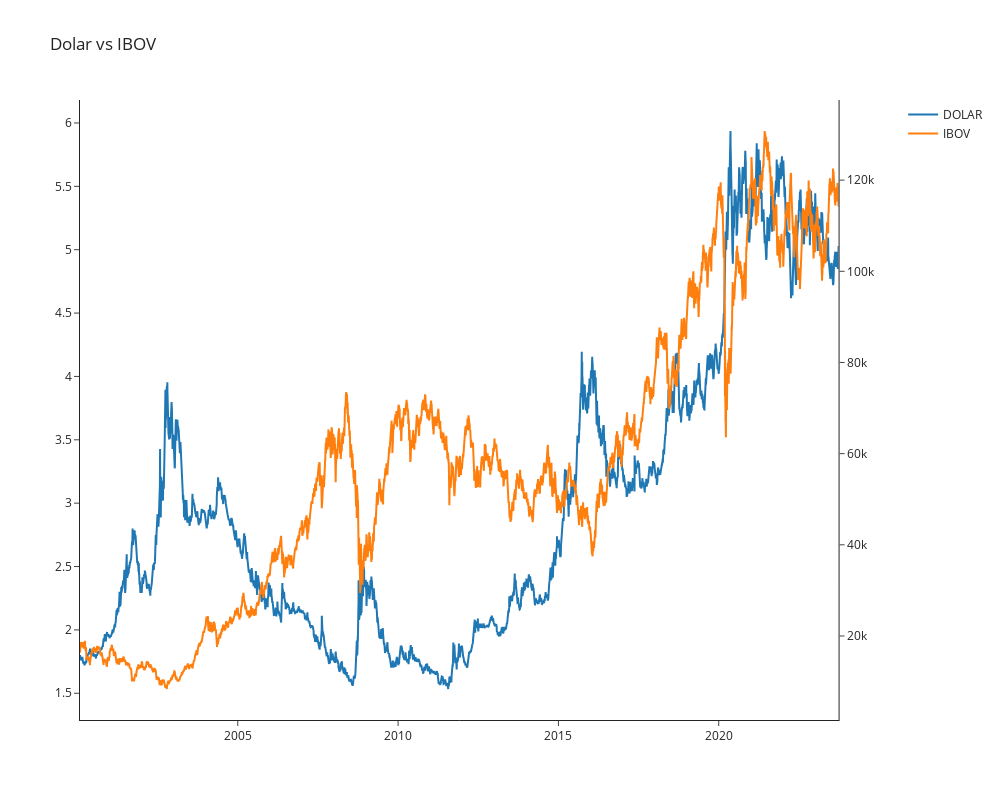

Notebook code cell kept with this figure:
### Markdown cell above
##### Plotagem do gráfico com Dolar e IBOV

### Code cell
fig = make_subplots(rows=1, cols=1, specs=[[{'secondary_y': True}]])

fig.add_trace(go.Scatter(name='DOLAR', x=comparativo.index, 
                         y=comparativo['DOLAR']), row=1, col=1)
fig.add_trace(go.Scatter(name='IBOV', x=comparativo.index, 
                         y=comparativo['IBOV']), row=1, col=1, 
              secondary_y=True)

fig.update_layout(title_text= 'Dolar vs IBOV', 
                  template='simple_white', width=1000, height=800)
fig.show()

### Figure 1 — Plotly figure (JSON) as saved in the notebook; plotly's stock layout.template omitted (floating-point values rounded to 4 significant figures; data arrays with more than 128 entries replaced by an {"elided": "..."} marker saying what was removed)
{"data": [{"name": "DOLAR", "type": "scatter", "x": {"elided": "5859 str values"}, "xaxis": "x", "y": {"elided": "5859 float values"}, "yaxis": "y"}, {"name": "IBOV", "type": "scatter", "x": {"elided": "5859 str values"}, "xaxis": "x", "y": {"elided": "5859 int values"}, "yaxis": "y2"}], "layout": {"height": 800, "title": {"text": "Dolar vs IBOV"}, "width": 1000, "xaxis": {"anchor": "y", "domain": [0, 0.94]}, "yaxis": {"anchor": "x", "domain": [0, 1]}, "yaxis2": {"anchor": "x", "overlaying": "y", "side": "right"}}}
